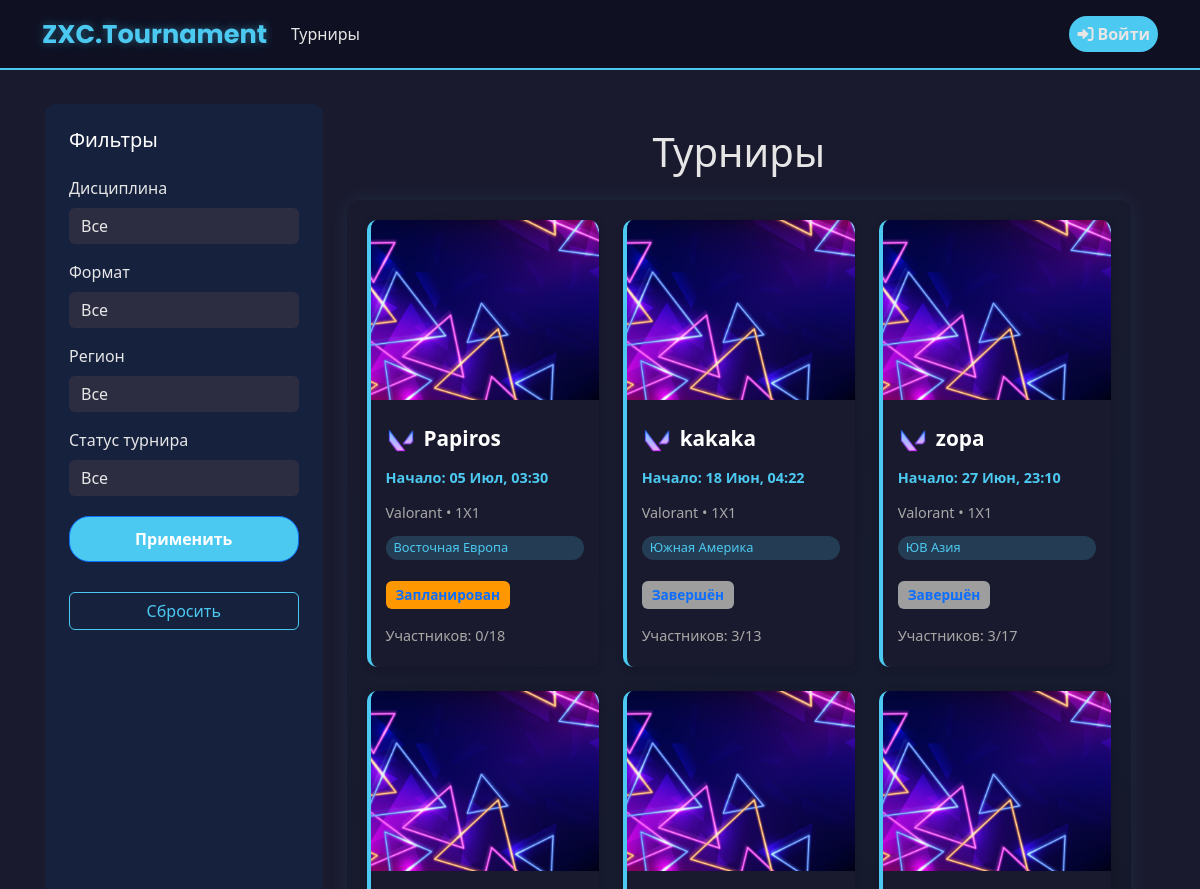
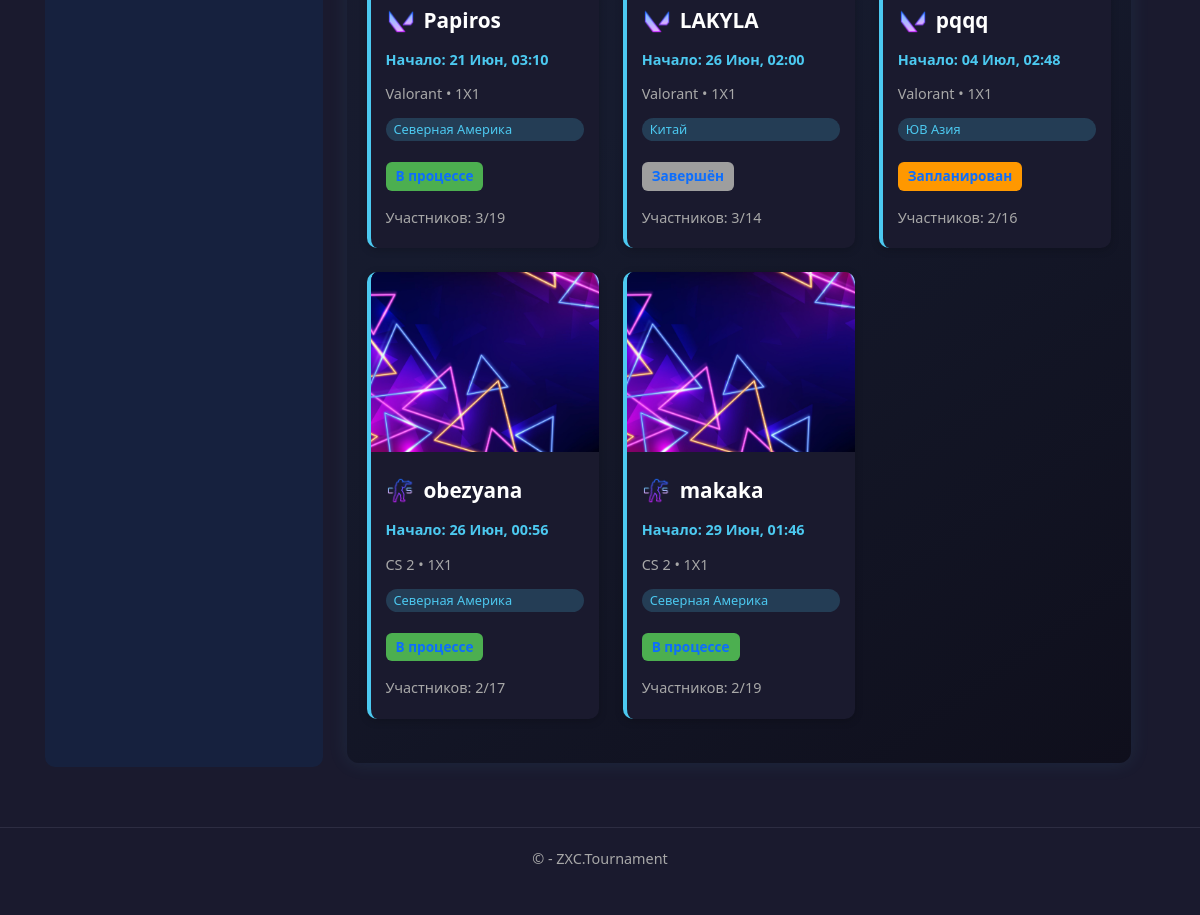
/tournaments/, run on the app's committed database (2 pictures, top to bottom).
### app/models.py (models this page shows, shortened)
class Tournament(models.Model):
    DISCIPLINE_CHOICES = [
        ('Dota 2', 'Dota 2'),
        ('CS 2', 'CS 2'),
        ('Valorant', 'Valorant'),
        ('LoL', 'League of Legends'),
    ]
    FORMAT_CHOICES = [
        ('1x1', '1x1'),
        ('2x2', '2x2'),
        ('3x3', '3x3'),
        ('5x5', '5x5'),
    ]
    TOURNAMENT_FORMAT_CHOICES = [
        ('single_elimination', 'Single Elimination'),
        ('double_elimination', 'Double Elimination'),
        ('round_robin', 'Round Robin'),
    ]
    TEAM_COUNT_CHOICES = [(i, str(i)) for i in range(2, 513)]
    LOCATION_CHOICES = [
        ('China', 'Китай'),
        ('Western Europe', 'Западная Европа'),
        ('Eastern Europe', 'Восточная Европа'),
        ('Southeast Asia', 'ЮВ Азия'),
        ('North America', 'Северная Америка'),
        ('South America', 'Южная Америка'),
    ]
    name = models.CharField(max_length=50, verbose_name="Название турнира")
    max_teams = models.IntegerField(choices=TEAM_COUNT_CHOICES, verbose_name="Максимальное количество команд")
    start_date = models.DateTimeField(verbose_name="Дата начала")
    discipline = models.CharField(max_length=50, choices=DISCIPLINE_CHOICES, verbose_name="Дисциплина")
    game_format = models.CharField(max_length=50, choices=FORMAT_CHOICES, verbose_name="Формат игры")
    tournament_format = models.CharField(max_length=50, choices=TOURNAMENT_FORMAT_CHOICES, verbose_name="Формат турнира", blank=True, null=True)
    location = models.CharField(max_length=50, choices=LOCATION_CHOICES, verbose_name="Локация")
    description = models.TextField(max_length=1000, verbose_name="Описание", blank=True, null=True)
    creator = models.ForeignKey(User, on_delete=models.CASCADE, verbose_name="Создатель")
    created_at = models.DateTimeField(default=timezone.now, verbose_name="Дата создания")
    is_active = models.BooleanField(default=True, verbose_name="Активный")
    registered_teams = models.ManyToManyField(
        'Team',
        through='TournamentRegistration',
        related_name='tournaments',
        blank=True,
        verbose_name="Зарегистрированные команды"
    )
    class Meta:
        ordering = ['-created_at']
        verbose_name = 'Турнир'
        verbose_name_plural = 'Турниры'
    def registered_teams_count(self):
        return self.registered_teams.count()
    def get_status(self):
        if hasattr(self, 'round_robin_table'):
            total_matches = RoundRobinMatch.objects.filter(table=self.round_robin_table).count()
            completed_matches = RoundRobinMatch.objects.filter(table=self.round_robin_table, is_completed=True).count()
            if completed_matches == total_matches and total_matches > 0:
                return 'completed'
            else:
                return 'in_progress'
        return 'planned'
    def get_status_display(self):
        status_map = {
            'planned': 'Запланирован',
            'in_progress': 'В процессе',
            'completed': 'Завершён'
        }
        return status_map.get(self.get_status(), 'Неизвестно')

class RoundRobinTable(models.Model):
    tournament = models.OneToOneField(Tournament, on_delete=models.CASCADE, related_name='round_robin_table')
    created_at = models.DateTimeField(auto_now_add=True)
    updated_at = models.DateTimeField(auto_now=True)
    class Meta:
        verbose_name = 'Таблица Round Robin'
        verbose_name_plural = 'Таблицы Round Robin'

### app/views.py (the view)
# urls.py: path('tournaments/', views.tournaments, name='tournaments'),
def tournaments(request):
    region = request.GET.get('region')
    discipline = request.GET.get('discipline')
    game_format = request.GET.get('game_format')
    status = request.GET.get('status')
    tournaments_qs = Tournament.objects.filter(is_active=True).order_by('-created_at')
    if region:
        tournaments_qs = tournaments_qs.filter(location=region)
    if discipline:
        tournaments_qs = tournaments_qs.filter(discipline=discipline)
    if game_format:
        tournaments_qs = tournaments_qs.filter(game_format=game_format)
    if status == 'upcoming':
        tournaments_qs = tournaments_qs.filter(start_date__gt=timezone.now())
    context = {
        'tournaments': tournaments_qs,
        'regions': Tournament.LOCATION_CHOICES,
        'disciplines': Tournament.DISCIPLINE_CHOICES,
        'game_formats': Tournament.FORMAT_CHOICES,
        'selected_region': region,
        'selected_discipline': discipline,
        'selected_game_format': game_format,
        'selected_status': status,
        'timezone': timezone,
        'title': 'Турниры',
    }
    return render(request, 'app/tournaments/tournaments.html', context)

### app/templates/app/tournaments/tournaments.html (shortened to what this page needs)
﻿{% extends "app/layout.html" %}
{% load static %}
{% block content %}
<div class="container-fluid">
    <div class="row">
        <div class="col-md-3 sidebar p-4">
            <h5 class="text-white">Фильтры</h5>
            <form method="get" class="mt-3">
                <div class="mb-3">
                    <label for="discipline" class="form-label">Дисциплина</label>
                    <select name="discipline" id="discipline" class="form-control">
                        <option value="">Все</option>
                    </select>
                </div>
                <div class="mb-3">
                    <label for="game_format" class="form-label">Формат</label>
                    <select name="game_format" id="game_format" class="form-control">
                        <option value="">Все</option>
                    </select>
                </div>
                <div class="mb-3">
                    <label for="region" class="form-label">Регион</label>
                    <select name="region" id="region" class="form-control">
                        <option value="">Все</option>
                    </select>
                </div>
                <div class="mb-3">
                    <label for="status" class="form-label">Статус турнира</label>
                    <select name="status" id="status" class="form-control">
                        <option value="">Все</option>
                    </select>
                </div>
                <div class="apply-button-wrapper">
                    <button type="submit" class="btn btn-primary">Применить</button>
                </div>
                <div class="apply-button-wrapper">
                    <a href="{% url 'tournaments' %}" class="btn btn-outline-secondary">Сбросить</a>
                </div>
            </form>
        </div>
        <div class="col-md-9 main-content px-4 py-4">
            <div class="header text-center mb-4">
                <h1 class="gradient-text">Турниры</h1>
            </div>
            <div class=" tournaments-container">
                {% if tournaments %}
                <div class="row">
                    {% for t in tournaments %}
                    <div class="col-md-6 col-lg-4 mb-4">
                        <a href="/tournaments/{{ t.id }}/" style="text-decoration: none;">
                            <div class="tournament-card h-100 w-100 d-block">
                                <img src="{% static 'app/images/default-tournament.jpg' %}" class="tournament-img" alt="Tournament Image">
                                <div class="tournament-body">
                                    <div class="tournament-title mt-2 d-flex align-items-center">
                                        <img src="{% static 'app/images/'|add:t.discipline|lower|add:'.png' %}" alt="{{ t.discipline }}" class="tournament-game-icon me-2">
                                        {{ t.name }}
                                    </div>
                                    <div class="tournament-meta tournament-date">Начало: {{ t.start_date|date:"d M, H:i" }}</div>
                                    <div class="tournament-meta">{{ t.get_discipline_display }} • {{ t.game_format|upper }}</div>
                                    <div class="tournament-tag">{{ t.get_location_display }}</div>
                                    <div class="d-flex align-items-center my-2">
                                        <span class="status-badge
                                            {% if t.get_status == 'planned' %}status-upcoming
                                            {% elif t.get_status == 'in_progress' %}status-in-progress
                                            {% elif t.get_status == 'completed' %}status-completed{% endif %}">
                                            {{ t.get_status_display }}
                                        </span>
                                    </div>
                                    <div class="tournament-meta">Участников: {{ t.registered_teams_count }}/{{ t.max_teams }}</div>
                                </div>
                            </div>
                        </a>
                    </div>
                    {% endfor %}
                </div>
                {% else %}
                <div class="text-center mt-5">
                    <p class="text-muted">Нет активных турниров</p>
                </div>
                {% endif %}
            </div>
        </div>
    </div>
</div>
{% endblock %}

### static/app/content/site.css (style rules this page uses)
body { padding-top: 10px; padding-bottom: 10px; }
input, select, textarea { max-width: 280px; }
.sidebar { padding: 20px; color: #e6e6e6; background-color: #16213e; }
.main-content { padding: 20px; background-color: #1a1a2e; }
body { background-color: #1a1a2e; color: #e6e6e6; font-family: 'Segoe UI', Tahoma, Geneva, Verdana, sans-serif; }
.tournament-body { padding: 15px; display: flex; flex-direction: column; gap: 5px; }
.tournament-time, .tournament-title, .tournament-meta, .tournament-tag { margin-bottom: 5px; }
.tournament-game-icon { width: 30px; height: 30px; object-fit: cover; border-radius: 8px; margin-right: 10px; }

### app/templates/app/tournaments/tournaments.html (style rules this page uses)
.sidebar { background-color: #16213e; padding: 20px; border-radius: 10px; margin-bottom: 20px; }
.sidebar h5 { color: #e6e6e6; margin-bottom: 1.5rem; }
.form-control { background-color: #2d2d42; border: none; color: #e6e6e6; }
.btn-primary { background-color: #4cc9f0; color: white; border-radius: 20px; padding: 10px 16px; font-weight: bold; width: 100%; transition: background-color 0.3s ease; }
.btn-outline-secondary { color: #4cc9f0; border-color: #4cc9f0; margin-top: 10px; width: 100%; transition: background-color 0.3s ease; }
.tournament-card { background-color: #1a1a2e; border-left: 4px solid #4cc9f0; transition: transform 0.3s ease, box-shadow 0.3s ease; border-radius: 10px; overflow: hidden; box-shadow: 0 2px 8px rgba(0, 0, 0, 0.2); cursor: pointer; }
.tournaments-container { background: linear-gradient(145deg, #1a1a2e, #161b2e, #0f0f1c); padding: 20px; border-radius: 12px; box-shadow: 0 0 20px rgba(76, 201, 240, 0.1); }
.tournament-img { width: 100%; height: 180px; object-fit: cover; background-color: #2d2d42; }
.tournament-body { padding: 15px; display: flex; flex-direction: column; gap: 8px; }
.tournament-title { font-size: 1.3rem; font-weight: bold; color: #ffffff; display: flex; align-items: center; }
.tournament-meta { color: #a8a8a8; font-size: 0.9rem; }
.tournament-tag { display: inline-block; background-color: #4cc9f033; color: #4cc9f0; padding: 2px 8px; border-radius: 12px; font-size: 0.8rem; }
.status-badge { font-size: 0.85rem; font-weight: bold; padding: 4px 10px; border-radius: 6px; }
.status-upcoming { background-color: #ff9800; }
.status-in-progress { background-color: #4caf50; }
.status-completed { background-color: #9e9e9e; }
.tournament-date { color: #4cc9f0 !important; font-size: 0.9rem; font-weight: bold; }
.tournament-game-icon { width: 30px; height: 30px; object-fit: cover; border-radius: 8px; }
.apply-button-wrapper { margin-top: 20px; text-align: center; }

### data on the page
Tournament: name "Papiros", start_date "05 Июл, 03:30", discipline "Valorant", game_format "1X1", location "Восточная Европа", status "Запланирован", registered_teams_count "0", max_teams "18"
Tournament: name "kakaka", start_date "18 Июн, 04:22", discipline "Valorant", game_format "1X1", location "Южная Америка", status "Завершён", registered_teams_count "3", max_teams "13"
Tournament: name "zopa", start_date "27 Июн, 23:10", discipline "Valorant", game_format "1X1", location "ЮВ Азия", status "Завершён", registered_teams_count "3", max_teams "17"
Tournament: name "Papiros", start_date "21 Июн, 03:10", discipline "Valorant", game_format "1X1", location "Северная Америка", status "В процессе", registered_teams_count "3", max_teams "19"
Tournament: name "LAKYLA", start_date "26 Июн, 02:00", discipline "Valorant", game_format "1X1", location "Китай", status "Завершён", registered_teams_count "3", max_teams "14"
Tournament: name "pqqq", start_date "04 Июл, 02:48", discipline "Valorant", game_format "1X1", location "ЮВ Азия", status "Запланирован", registered_teams_count "2", max_teams "16"
Tournament: name "obezyana", start_date "26 Июн, 00:56", discipline "CS 2", game_format "1X1", location "Северная Америка", status "В процессе", registered_teams_count "2", max_teams "17"
Tournament: name "makaka", start_date "29 Июн, 01:46", discipline "CS 2", game_format "1X1", location "Северная Америка", status "В процессе", registered_teams_count "2", max_teams "19"
